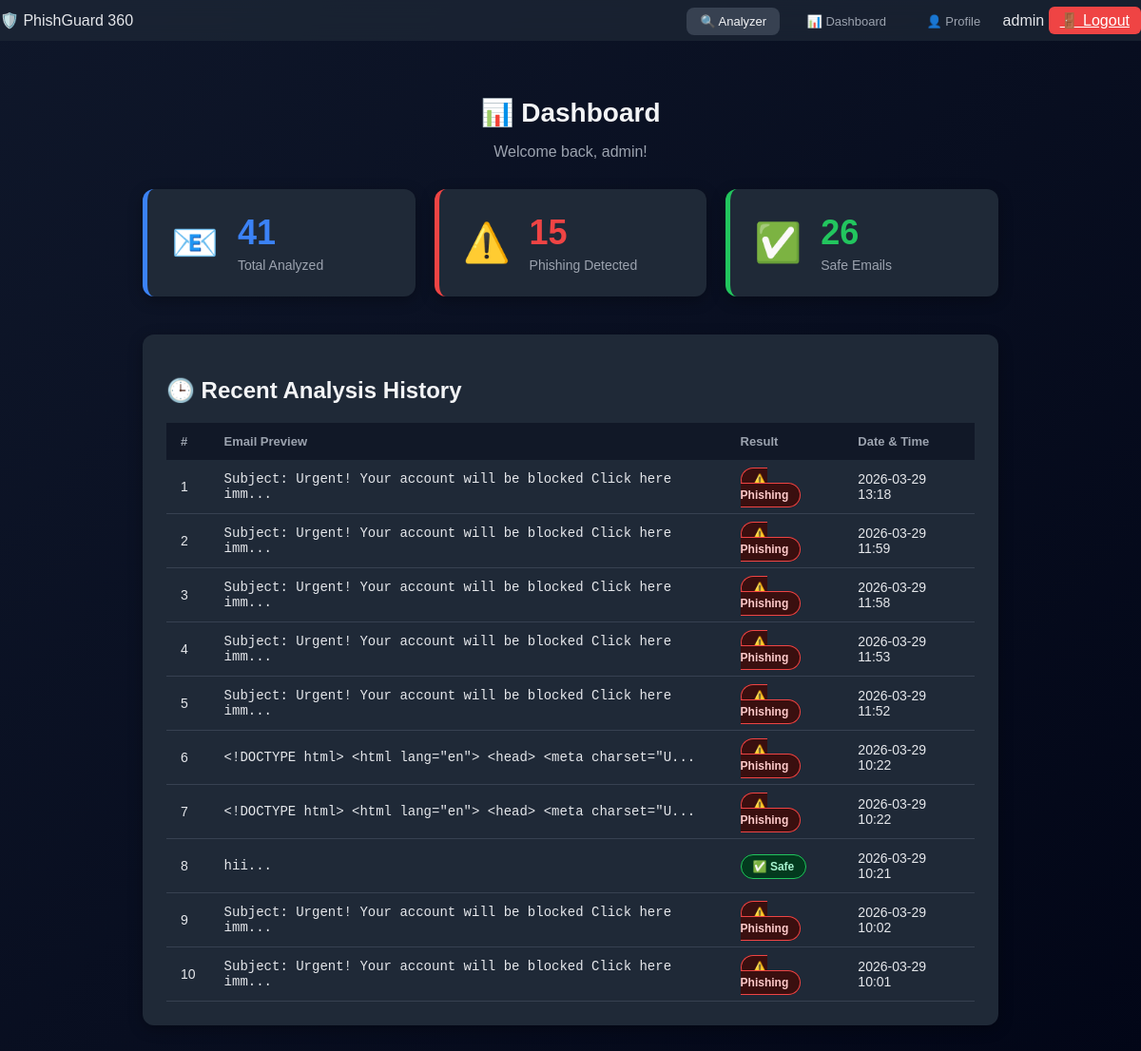
Page /dashboard (signed in) on the committed database.
### app.py (models this page shows)
class History(db.Model):
    id = db.Column(db.Integer, primary_key=True)
    email_user = db.Column(db.String(100), nullable=False)
    email_text = db.Column(db.Text, nullable=False)
    result = db.Column(db.Text, nullable=False)
    date = db.Column(db.DateTime, default=datetime.datetime.now)

### app.py (the view)
@app.route('/dashboard')
@login_required
def dashboard():
    user_email = session['user']
    history = History.query.filter_by(
        email_user=user_email
    ).order_by(History.date.desc()).all()
    total = len(history)
    phishing = sum(1 for h in history if 'Phishing' in h.result)
    safe = total - phishing
    stats = {
        'total': total,
        'phishing': phishing,
        'safe': safe
    }
    return render_template('dashboard.html',
                           stats=stats,
                           history=history[:10])

### app.py (called while the page is built)
def login_required(f):
    @wraps(f)
    def decorated_function(*args, **kwargs):
        if 'user' not in session:
            return redirect('/login')
        return f(*args, **kwargs)
    return decorated_function

### templates/dashboard.html (shortened to what this page needs)
<!DOCTYPE html>
<html lang="en">
<head>
    <link rel="stylesheet" href="/static/style.css">
    <link rel="stylesheet" href="/static/dashboard.css">
</head>
<body>
    <div class="top-bar">
    <span>🛡️ PhishGuard 360</span>
    <div>
        <a href="/" class="nav-btn active">🔍 Analyzer</a>
        <a href="/dashboard" class="nav-btn">📊 Dashboard</a>
        <a href="/profile" class="nav-btn">👤 Profile</a>
        <span class="welcome-text">{{ session['name'] }}</span>
        <a href="/logout" class="logout-btn">🚪 Logout</a>
    </div>
</div>
    <div class="dashboard-container">
        <h1>📊 Dashboard</h1>
        <p class="subtitle">Welcome back, {{ session['name'] }}!</p>
        <div class="stats-grid">
            <div class="stat-card total">
                <div class="stat-icon">📧</div>
                <div class="stat-info">
                    <h3>{{ stats.total }}</h3>
                    <p>Total Analyzed</p>
                </div>
            </div>
            <div class="stat-card phishing">
                <div class="stat-icon">⚠️</div>
                <div class="stat-info">
                    <h3>{{ stats.phishing }}</h3>
                    <p>Phishing Detected</p>
                </div>
            </div>
            <div class="stat-card safe">
                <div class="stat-icon">✅</div>
                <div class="stat-info">
                    <h3>{{ stats.safe }}</h3>
                    <p>Safe Emails</p>
                </div>
            </div>
        </div>
        <div class="history-section">
            <h2>🕒 Recent Analysis History</h2>
            {% if history %}
            <table class="history-table">
                <thead>
                    <tr>
                        <th>#</th>
                        <th>Email Preview</th>
                        <th>Result</th>
                        <th>Date & Time</th>
                    </tr>
                </thead>
                <tbody>
                    {% for item in history %}
                    <tr>
                        <td>{{ loop.index }}</td>
                        <td class="email-preview">{{ item.email_text[:60] }}...</td>
                        <td>
                            {% if 'Phishing' in item.result %}
                            <span class="badge danger">⚠️ Phishing</span>
                            {% else %}
                            <span class="badge safe">✅ Safe</span>
                            {% endif %}
                        </td>
                        <td>{{ item.date.strftime('%Y-%m-%d %H:%M') }}</td>
                    </tr>
                    {% endfor %}
                </tbody>
            </table>
            {% else %}
            <div class="no-history">
                <p>📭 Abhi tak koi email analyze nahi hua!</p>
                <a href="/" class="analyze-btn">Email Analyze Karo</a>
            </div>
            {% endif %}
        </div>
    </div>
</body>
</html>

### static/style.css (style rules this page uses)
body { font-family: 'Poppins', sans-serif; background: linear-gradient(135deg, #0f172a, #020617); margin: 0; display: flex; flex-direction: column; align-items: center; color: #e5e7eb; }
.top-bar { width: 100%; background: rgba(31,41,55,0.7); backdrop-filter: blur(10px); padding: 12px 30px; display: flex; justify-content: space-between; align-items: center; }
.nav-btn { margin: 5px; padding: 6px 12px; border-radius: 6px; text-decoration: none; color: #9ca3af; }
.logout-btn { background: #ef4444; padding: 6px 12px; border-radius: 6px; color: white; }

### static/dashboard.css (style rules this page uses)
.dashboard-container { width: 75%; margin: 40px auto; color: #e5e7eb; }
.dashboard-container h1 { text-align: center; color: #f3f4f6; font-size: 28px; margin-bottom: 5px; }
.subtitle { text-align: center; color: #9ca3af; margin-bottom: 30px; }
.stats-grid { display: grid; grid-template-columns: repeat(3, 1fr); gap: 20px; margin-bottom: 40px; }
.stat-card { background: #1f2937; border-radius: 12px; padding: 25px; display: flex; align-items: center; gap: 20px; box-shadow: 0 4px 15px rgba(0,0,0,0.3); }
.stat-icon { font-size: 40px; }
.stat-info h3 { font-size: 36px; font-weight: bold; margin: 0; }
.stat-info p { color: #9ca3af; margin: 5px 0 0 0; font-size: 14px; }
.stat-card.total { border-left: 5px solid #3b82f6; }
.stat-card.total h3 { color: #3b82f6; }
.stat-card.phishing { border-left: 5px solid #ef4444; }
.stat-card.phishing h3 { color: #ef4444; }
.stat-card.safe { border-left: 5px solid #22c55e; }
.stat-card.safe h3 { color: #22c55e; }
.history-section { background: #1f2937; border-radius: 12px; padding: 25px; box-shadow: 0 4px 15px rgba(0,0,0,0.3); }
.history-section h2 { color: #f3f4f6; margin-bottom: 20px; }
.history-table { width: 100%; border-collapse: collapse; }
.history-table th { background: #111827; color: #9ca3af; padding: 12px 15px; text-align: left; font-size: 13px; }
.history-table td { padding: 12px 15px; border-bottom: 1px solid #374151; color: #e5e7eb; font-size: 14px; }
.email-preview { color: #9ca3af; font-family: monospace; font-size: 13px; }
.badge { padding: 5px 12px; border-radius: 20px; font-size: 12px; font-weight: bold; }
.badge.danger { background: #3a0f0f; color: #fecaca; border: 1px solid #ef4444; }
.badge.safe { background: #033a1e; color: #a7f3d0; border: 1px solid #22c55e; }
.nav-btn { color: #9ca3af; text-decoration: none; padding: 7px 14px; border-radius: 8px; font-size: 13px; margin-right: 5px; }
.nav-btn:hover, .nav-btn.active { background: #374151; color: #f3f4f6; }

### rows in the picture
History: email_text "Subject: Urgent! Your account will be blocked Click here imm", shows "⚠️ Phishing", date "2026-03-29 13:18"
History: email_text "Subject: Urgent! Your account will be blocked Click here imm", shows "⚠️ Phishing", date "2026-03-29 11:59"
History: email_text "Subject: Urgent! Your account will be blocked Click here imm", shows "⚠️ Phishing", date "2026-03-29 11:58"
History: email_text "Subject: Urgent! Your account will be blocked Click here imm", shows "⚠️ Phishing", date "2026-03-29 11:53"
History: email_text "Subject: Urgent! Your account will be blocked Click here imm", shows "⚠️ Phishing", date "2026-03-29 11:52"
History: email_text "<!DOCTYPE html> <html lang=\"en\"> <head> <meta charset=\"U", shows "⚠️ Phishing", date "2026-03-29 10:22"
History: email_text "<!DOCTYPE html> <html lang=\"en\"> <head> <meta charset=\"U", shows "⚠️ Phishing", date "2026-03-29 10:22"
History: email_text "hii", shows "✅ Safe", date "2026-03-29 10:21"
History: email_text "Subject: Urgent! Your account will be blocked Click here imm", shows "⚠️ Phishing", date "2026-03-29 10:02"
History: email_text "Subject: Urgent! Your account will be blocked Click here imm", shows "⚠️ Phishing", date "2026-03-29 10:01"

### other values in the picture
{{ session['name'] }} "admin"
{{ stats.total }} "41"
{{ stats.phishing }} "15"
{{ stats.safe }} "26"
